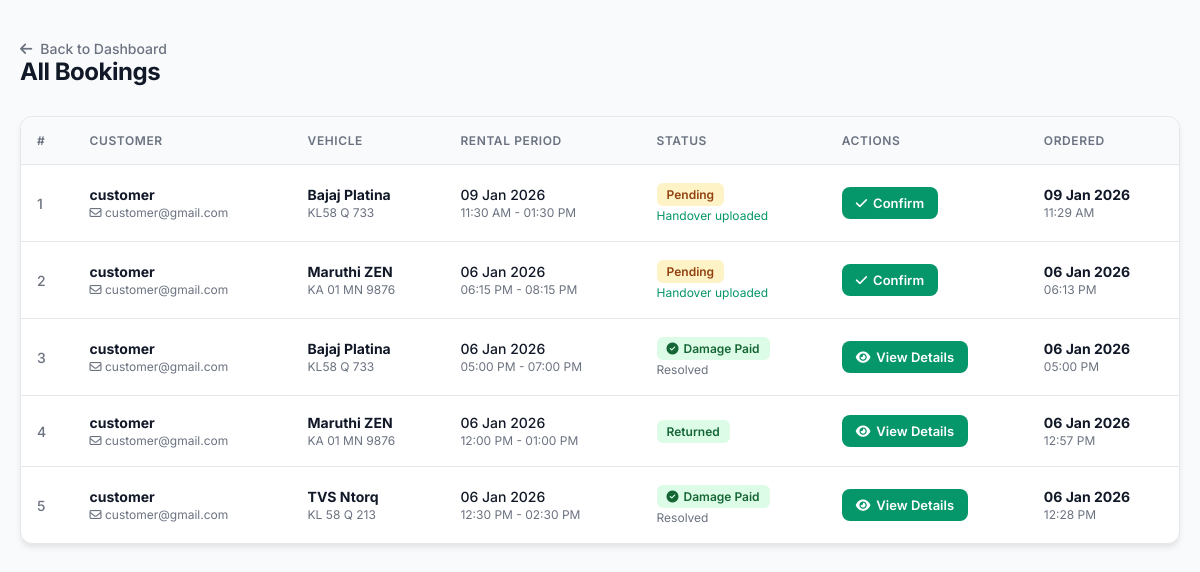
The page /admin_bookings/ (signed in) on the database as committed earlier.
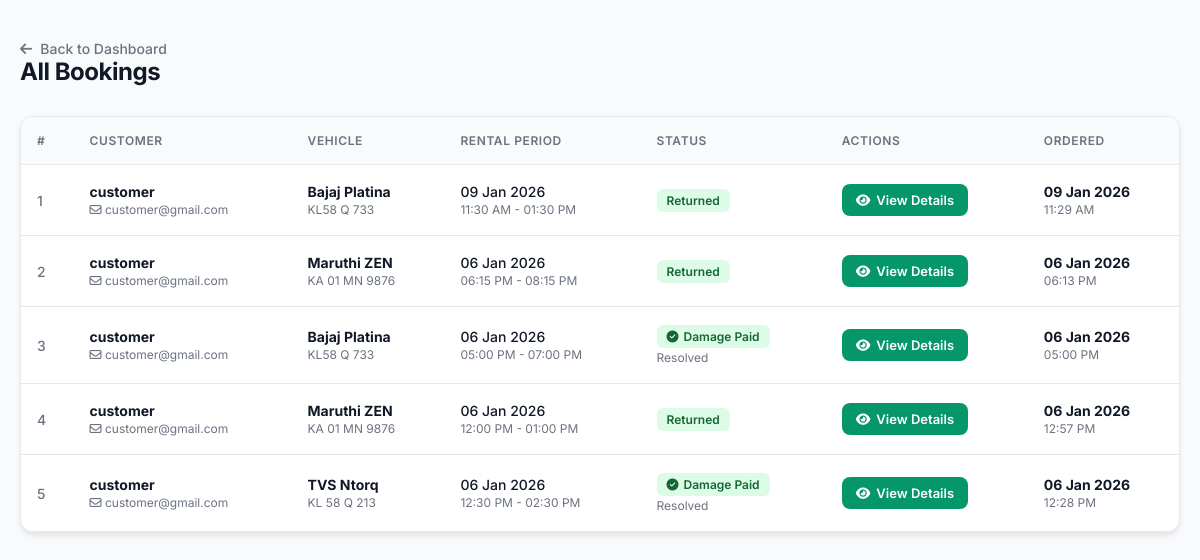
The same page on the database as committed later.
### wheelzy_app/models.py (models this page shows, shortened)
class Booking(models.Model):
    STATUS_CHOICES = [
        ("payment_pending", "Payment Pending"),
        ("pending", "Pending"),
        ("confirmed", "Confirmed"),
        ("in_use", "In Use"),
        ("returned", "Returned"),
        ("damage_reported", "Damage Reported"),
        ("cancelled", "Cancelled"),
    ]
    user = models.ForeignKey(User, on_delete=models.CASCADE)
    vehicle = models.ForeignKey(Vehicle, on_delete=models.CASCADE)
    start_time = models.DateTimeField()
    end_time = models.DateTimeField()
    total_price = models.PositiveIntegerField(default=0)
    status = models.CharField(max_length=30, choices=STATUS_CHOICES, default="payment_pending")
    is_rent_paid = models.BooleanField(default=False)
    ordered_at = models.DateTimeField(auto_now_add=True)
    razorpay_order_id = models.CharField(max_length=255, blank=True, null=True)
    razorpay_payment_id = models.CharField(max_length=255, blank=True, null=True)
    razorpay_signature = models.CharField(max_length=255, blank=True, null=True)

class Vehicle(models.Model):
    VEHICLE_TYPES = (
        ("car", "Car"),
        ("bike", "Bike"),
    )
    owner = models.ForeignKey(
        User,
        on_delete=models.CASCADE,
        related_name="vehicles",
        null=True,
        blank=True
    )
    vehicle_name = models.CharField(max_length=255)
    vehicle_type = models.CharField(max_length=25, choices=VEHICLE_TYPES)
    number_plate = models.CharField(max_length=50, unique=True)
    price_per_hour = models.PositiveIntegerField()
    seats = models.PositiveIntegerField(blank=True)
    image = CloudinaryField('vehicle_images', blank=True, null=True)
    is_available = models.BooleanField(default=True)

### wheelzy_app/views.py (the view)
# urls.py: path("admin_bookings/", views.admin_bookings, name="admin_bookings"),
@login_required
def admin_bookings(request):
    if not request.user.is_superuser:
        return redirect("home")
    bookings_qs = (
        Booking.objects.filter(is_rent_paid=True)
        .select_related("vehicle", "user")
        .order_by("-ordered_at")
    )
    paginator = Paginator(bookings_qs, 10)
    page_number = request.GET.get("page")
    bookings = paginator.get_page(page_number)
    return render(
        request,
        "admin_bookings.html",
        {"bookings": bookings}
    )

### wheelzy_app/templates/admin_bookings.html (shortened to what the changed rows need)
{% load static %}
<!DOCTYPE html>
<html lang="en">
<head>
    <link rel="stylesheet" href="https://cdnjs.cloudflare.com/ajax/libs/font-awesome/6.5.1/css/all.min.css">
</head>
<body>
<div class="container">
    <div class="header-section">
        <div class="header-left">
            <h2>All Bookings</h2>
        </div>
    </div>
    <div class="table-container">
        <table>
            <thead>
                <tr>
                    <th>#</th>
                    <th>Customer</th>
                    <th>Vehicle</th>
                    <th>Rental Period</th>
                    <th>Status</th>
                    <th>Actions</th>
                    <th>Ordered</th>
                </tr>
            </thead>
            <tbody>
            {% for booking in bookings %}
            <tr>
                <td style="color: var(--text-muted); font-weight: 500;">
                    {{ bookings.start_index|add:forloop.counter0 }}
                </td>
                <td class="user-info">
                    <strong>{{ booking.user.username }}</strong>
                    <span class="muted"><i class="fa-regular fa-envelope"></i> {{ booking.user.email }}</span>
                </td>
                <td class="vehicle-info">
                    <strong>{{ booking.vehicle.vehicle_name }}</strong>
                    <span class="muted"> {{ booking.vehicle.number_plate }}</span>
                </td>
                <td>
                    <div style="font-weight: 500;">{{ booking.start_time|date:"d M Y" }}</div>
                    <span class="muted">{{ booking.start_time|date:"h:i A" }} - {{ booking.end_time|date:"h:i A" }}</span>
                </td>
                <td>
                    {% if booking.status == "damage_reported" and booking.damage_report and booking.damage_report.is_paid %}
                        <span class="status damage_paid"><i class="fa-solid fa-circle-check"></i> Damage Paid</span>
                        <div class="muted">Resolved</div>
                    {% elif booking.status == "damage_reported" %}
                        <span class="status damage_reported"><i class="fa-solid fa-circle-exclamation"></i> Damage Reported</span>
                        <div class="muted" style="color:var(--danger);">Payment pending</div>
                    {% else %}
                        <span class="status {{ booking.status }}">
                            {{ booking.get_status_display }}
                        </span>
                        {% if booking.status == "pending" %}
                            {% if booking.handover_photos.exists %}
                                <div class="muted" style="color: var(--success);">Handover uploaded</div>
                            {% else %}
                                <div class="muted">Waiting for images</div>
                            {% endif %}
                        {% endif %}
                    {% endif %}
                </td>
                <td>
                    {% if booking.status == "pending" %}
                        {% if booking.handover_photos.exists %}
                            <a href="{% url 'approve_booking' booking.id %}" class="btn btn-success">
                                <i class="fa-solid fa-check"></i> Confirm
                            </a>
                        {% else %}
                            <span class="btn btn-disabled"><i class="fa-solid fa-hourglass-start"></i> Confirm</span>
                        {% endif %}
                    {% endif %}
                    {% if booking.status == "returned" %}
                        <a href="{% url 'admin_booking_details' booking.id %}" class="btn btn-success">
                            <i class="fa-solid fa-eye"></i> View Details
                        </a>
                    {% endif %}
                </td>
                <td>
                    <strong>{{ booking.ordered_at|date:"d M Y" }}</strong>
                    <span class="muted">{{ booking.ordered_at|time:"h:i A" }}</span>
                </td>
            </tr>
            {% endfor %}
            </tbody>
        </table>
    </div>
</div>
</body>
</html>

Rows that differ between the two databases and show on the page:
changed Booking "09 Jan 2026": status "Pending" → "Returned"; status "Handover uploaded Confirm" → "View Details"
changed Booking "06:15 PM": status "Pending" → "Returned"; status "Handover uploaded Confirm" → "View Details"
